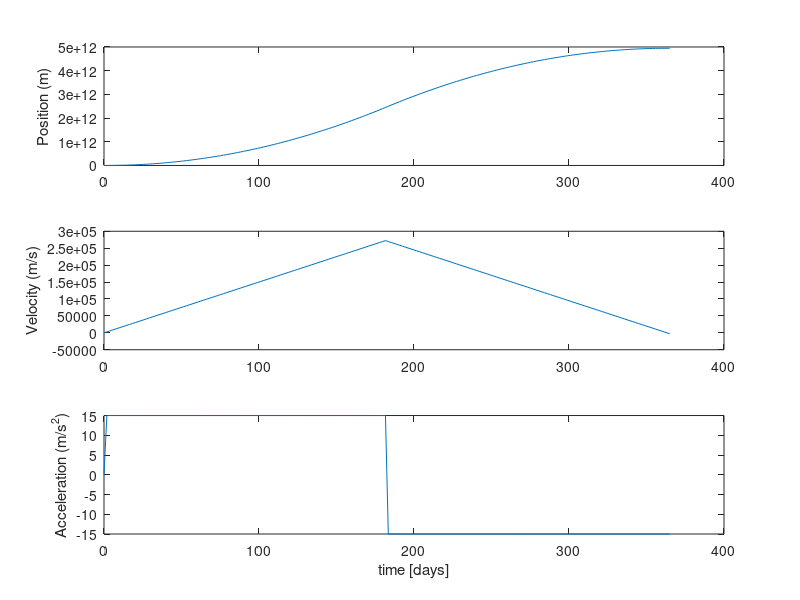

Write the MATLAB code that produced this figure. (Note: this script raises an error after producing the figure.)
clear clc;

% Name: Isaac Abella
% Program Description: This program will calculate the simulated
% acceleration, velocity, and the position of the rocket as it performs a
% burn and switch in zero gravity situations.

%% Initialize Values

thrust = 1500; % N
mass = 100; % KG
gravity = 9.81; % [M/S^2]

x1 = 0:99;
f1 = ones(size(x1))*thrust;
f2 = ones(size(x1))*-thrust;

thrust = [f1 f2];
time = linspace(0, 365, length(thrust));

% Instructions: use 100 points of maximum thrust and 100 points of minimum
% thrust; Generate a time array from 0 seconds and 1 year with the same
% data points for the thrust array.

acc = thrust/mass;
acc(1) = 0;

acc = zeros(1, length(time));
vel = zeros(1, length(time));
vel(1) = 0;
pos = zeros(1, length(time));
pos(1) = 0;

% Thrust dat
for i = 2:length(thrust)
    % Calculate acceleration
    acc(i) = (thrust(i)/mass);
    deltaT = time(i) - time(i -1);
    % Calculate velocity
    vel(i) = vel(i-1) + acc(i)*100*deltaT;
    % Calculate position
    pos(i) = pos(i-1) + vel(i-1)*deltaT*100000 + .5*(acc(i)*1000*deltaT^2);
end


% Graphing

fig = figure(1); clf

% Plot the results
subplot(3,1,1)
plot(time, pos)
ylabel('Position (m)')

subplot(3,1,2)
plot(time, vel)
ylabel('Velocity (m/s)')

subplot(3,1,3)
plot(time, acc)
ylabel('Acceleration (m/s^2)')

xlabel('time [days]');

sgtitle('Spaceship Kinematics');

